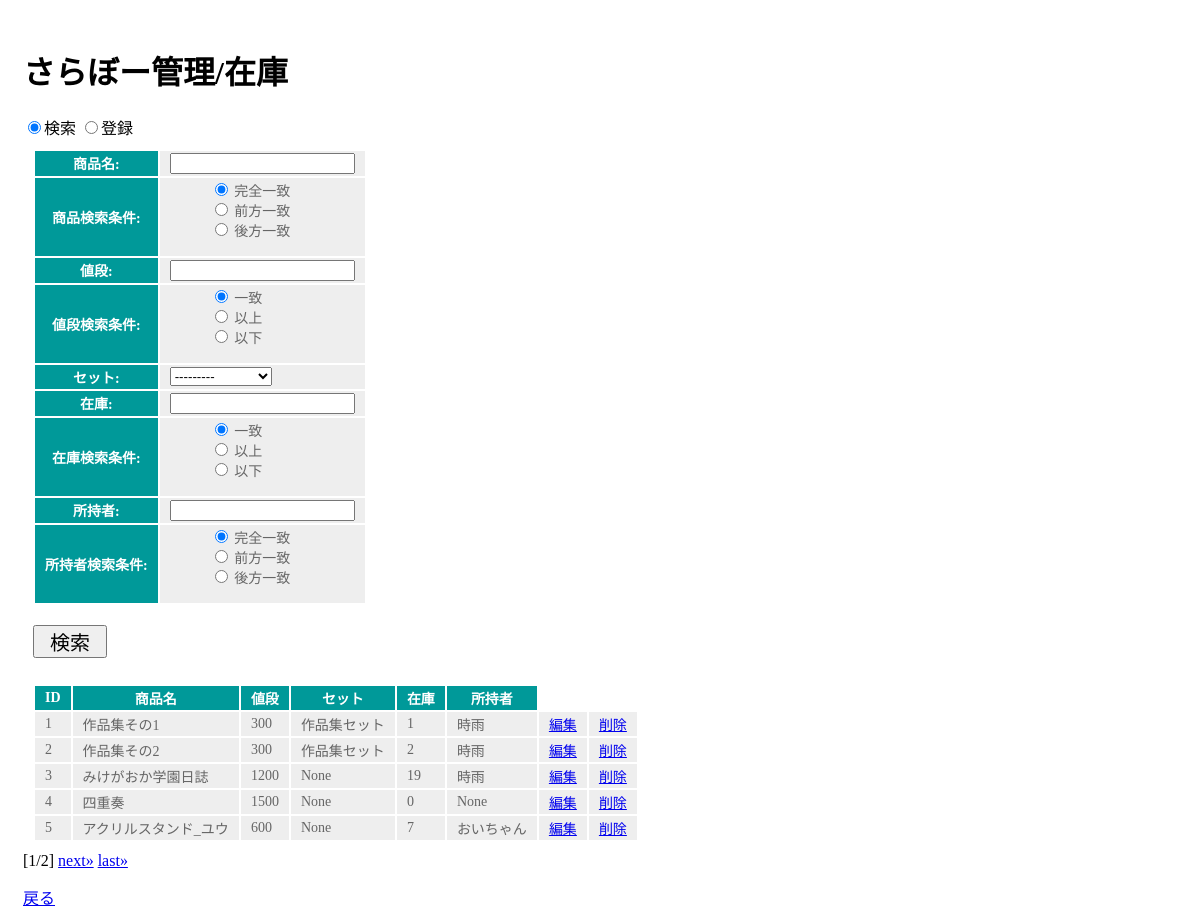
Screenshot of /appProducts/products/ (signed in) with the database file from the repository.
### appProducts/models.py (models this page shows)
class SetProducts(models.Model):
    set_id = models.IntegerField(primary_key=True)
    set_name = models.CharField(max_length=45)
    price = models.DecimalField(max_digits=10, decimal_places=0)
    class Meta:
        managed = False
        db_table = 'set_products'
    def __str__(self):
        return self.set_name

class Products(models.Model):
    id = models.IntegerField(primary_key=True)
    set_id = models.IntegerField(blank=True, null=True)
    name = models.CharField(max_length=45)
    price = models.DecimalField(max_digits=10, decimal_places=0)
    stock = models.IntegerField()
    owner = models.CharField(max_length=45, blank=True, null=True)
    class Meta:
        managed = False
        db_table = 'products'

### appProducts/views.py (the view, shortened to what this page needs)
# urls.py: path('products/', appProducts.views.products, name='products'),
@login_required
def products(request, num=1):
    global chk
    global message
    whereSQL = []
    sql = 'SELECT p.id, p.name, p.price, s.set_name, p.stock, p.owner '
    sql += 'FROM products AS p '
    sql += 'LEFT OUTER JOIN set_products AS s '
    sql += 'ON p.set_id = s.set_id'
    sql += ';'
    data = Products.objects.raw(sql)
    page = Paginator(data, 5)
    col = ('ID', '商品名', '値段', 'セット', '在庫', '所持者')
    params= {
            'title':'さらぼー管理/在庫',
            'type':'在庫',
            'msg':message,
            'inputForm':productsForm(),
            'searchForm':productsSearchForm(),
            'col':col,
            'data':page.get_page(num),
            'chk':chk,
        }
    if 'input' in request.POST:
        params['inputForm'] = productsForm(request.POST)
        params['chk'] = False
    elif 'search' in request.POST:
        params['searchForm'] = productsSearchForm(request.POST)
        params['chk'] = True
    return render(request, 'appProducts/products.html', params)

### appProducts/forms.py
class productsForm(forms.Form):
    name = forms.CharField(label="商品名", max_length=45)     # 商品名
    price = forms.IntegerField(label="値段")                  # 値段
    set_id = forms.ModelChoiceField(queryset=models.SetProducts.objects.all(),
                                    label="セット",
                                    to_field_name="set_id",
                                    required=False)           # セット
    stock = forms.IntegerField(label="在庫")                  # 在庫
    owner = forms.CharField(label="所持者",
                            max_length=45,
                            required=False)                   # 所持者

### appProducts/templates/appProducts/products.html (shortened to what this page needs)
﻿{% load static %}
<!DOCTYPE html>
<html lang="ja">
<head>
    <link rel="stylesheet" type="text/css" href="{% static 'css/products.css' %}">
</head>
<body>
    <h1>{{title}}</h1>
    {% if chk == True %}
        <input class="check" type="radio" name="select" value="search" checked>検索
        <input class="check" type="radio" name="select" value="input">登録
    {% else %}
        <input class="check" type="radio" name="select" value="search">検索
        <input class="check" type="radio" name="select" value="input" checked>登録
    {% endif %}
    <form class="search_form" action="{% url 'products' %}" method="post">
        <table>
            {{ searchForm.as_table }}
        </table>
        <input class="btn" type="submit" name="search" value="検索" >
    </form>
    <table class="data-table">
        <tr class="thead">
            {% for column in col %}
                <th>{{column}}</th>
            {% endfor %}
        </tr>
        {% if type == '在庫' %}
            {% for item in data %}
                <tr>
                    <td class="data-id">{{item.id}}</td>
                    <td data-label="商品名">{{item.name}}</td>
                    <td data-label="値段">{{item.price}}</td>
                    <td data-label="セット">{{item.set_name}}</td>
                    <td data-label="在庫">{{item.stock}}</td>
                    <td data-label="所持者">{{item.owner}}</td>
                    <td><a href="{% url 'edit' page='products' id=item.id %}">編集</a></td>
                    <td><a href="{% url 'delete' page='products' id=item.id %}">削除</a></td>
                </tr>
            {% endfor %}
        {% endif %}
    </table>
    <div class="pagination">
        {% if type == '在庫' %}
            <span class="current">
                [{{data.number}}/{{data.paginator.num_pages}}]
            </span>
            {% if data.has_next %}
                <a href="{% url 'products' %}{{data.next_page_number}}">next&raquo;</a>
                <a href="{% url 'products' %}{{data.paginator.num_pages}}">last&raquo;</a>
            {% endif %}
        {% endif %}
    </div>
    <a class="return" href="{% url 'index' %}">戻る</a>
</body>
</html>

### appProducts/static/css/products.css (style rules this page uses)
* { box-sizing: border-box; }
body { padding-left: 15px; }
.btn { margin: 10px 10px; font-size: 20px; padding: 0px 15px; }
table { margin: 10px; font-size: 14px; }
table tr th { background-color: #099; color: white; padding: 2px 10px; border-width: 2px; }
table tr td { background-color: #eee; color: #666; padding: 2px 10px; border-width: 2px; }
.return { display: block; margin-top: 15px; }
ul { list-style-type: none; }

### rows the page displays
SetProducts: set_id "---------"
Products: id "1", name "作品集その1", price "300", set_name "作品集セット", stock "1", owner "時雨"
Products: id "2", name "作品集その2", price "300", set_name "作品集セット", stock "2", owner "時雨"
Products: id "3", name "みけがおか学園日誌", price "1200", set_name "None", stock "19", owner "時雨"
Products: id "4", name "四重奏", price "1500", set_name "None", stock "0", owner "None"
Products: id "5", name "アクリルスタンド_ユウ", price "600", set_name "None", stock "7", owner "おいちゃん"

### other values shown
{{ title }} "さらぼー管理/在庫"
{{ column }} "ID" "商品名" "値段" "セット" "在庫" "所持者"
{{ data.number }} "1"
{{ data.paginator.num_pages }} "2"
